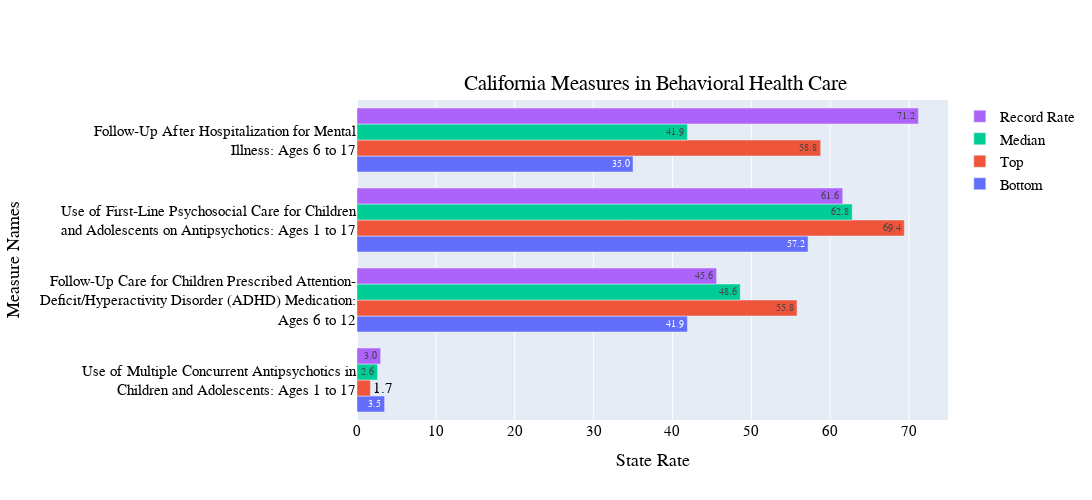

Notebook source saved alongside this figure:
### Code cell
bot=CA_BHC['Bottom']
top=CA_BHC['Top']
med=CA_BHC['Median']
sta=CA_BHC['StateRate']
mtype=CA_BHC['MeasureType']

state=CA_BHC['State'].unique()
state=state[0]
dom= CA_BHC['Domain'].unique()
dom=dom[0]



fig = go.Figure(data=[
    go.Bar(name='Bottom', x=CA_BHC['Bottom'], 
           y=CA_BHC['MeasureName'].apply(lambda txt: '<br>'.join(textwrap.wrap(txt, width=50))).tolist() ,
           orientation='h', 
           text=bot,textposition='auto',
           hoverinfo='skip',
           legendrank=4,),
    go.Bar(name='Top',  x=CA_BHC['Top'], 
           y=CA_BHC['MeasureName'].apply(lambda txt: '<br>'.join(textwrap.wrap(txt, width=50))).tolist() ,
           orientation='h',
           text=top,textposition='auto',
           hoverinfo='skip', 
           legendrank=3),
    go.Bar(name='Median',  x=CA_BHC['Median'], 
           y=CA_BHC['MeasureName'].apply(lambda txt: '<br>'.join(textwrap.wrap(txt, width=50))).tolist() ,
           orientation='h',
           text=med,textposition='auto',
           hoverinfo='skip',
           legendrank=2),
    go.Bar(name='Record Rate', x=CA_BHC['StateRate'], 
           y=CA_BHC['MeasureName'].apply(lambda txt: '<br>'.join(textwrap.wrap(txt, width=50))).tolist() ,
           orientation='h',
           text=sta,textposition='auto',
           hovertext= mtype+"_",
           hoverinfo="text",
           legendrank=1),
       
])
# Change the bar mode
fig.update_layout(barmode='group',width=1500,
    height=500, 
    title={
        'text': state+' Measures in '+dom,
        'y':0.85,
        'x':0.6,
        'xanchor': 'center',
        'yanchor': 'top'},
    xaxis_title="State Rate",
    yaxis_title="Measure Names",
    font=dict(
        family="Arial",
        size=15,
        color="Black"
       )
  
                )
#.apply(lambda txt: '<br>'.join(textwrap.wrap(txt, width=50)))

#fig.update_yaxes(y=CA_BHC['MeasureName'].apply(lambda txt: '<br>'.join(textwrap.wrap(txt, width=50))).tolist())
 
fig.show()

### Figure 1 — Plotly figure (JSON) as saved in the notebook; plotly's stock layout.template omitted (floating-point values rounded to 4 significant figures)
{"data": [{"hoverinfo": "skip", "legendrank": 4, "marker": {"colorscale": [[0, "#440154"], [0.1111, "#482878"], [0.2222, "#3e4989"], [0.3333, "#31688e"], [0.4444, "#26828e"], [0.5556, "#1f9e89"], [0.6667, "#35b779"], [0.7778, "#6ece58"], [0.8889, "#b5de2b"], [1, "#fde725"]]}, "name": "Bottom", "orientation": "h", "text": ["3.5", "41.9", "57.2", "35.0"], "textposition": "auto", "type": "bar", "x": [3.5, 41.9, 57.2, 35], "y": ["Use of Multiple Concurrent Antipsychotics in<br>Children and Adolescents: Ages 1 to 17", "Follow-Up Care for Children Prescribed Attention-<br>Deficit/Hyperactivity Disorder (ADHD) Medication:<br>Ages 6 to 12", "Use of First-Line Psychosocial Care for Children<br>and Adolescents on Antipsychotics: Ages 1 to 17", "Follow-Up After Hospitalization for Mental<br>Illness: Ages 6 to 17"]}, {"hoverinfo": "skip", "legendrank": 3, "name": "Top", "orientation": "h", "text": ["1.7", "55.8", "69.4", "58.8"], "textposition": "auto", "type": "bar", "x": [1.7, 55.8, 69.4, 58.8], "y": ["Use of Multiple Concurrent Antipsychotics in<br>Children and Adolescents: Ages 1 to 17", "Follow-Up Care for Children Prescribed Attention-<br>Deficit/Hyperactivity Disorder (ADHD) Medication:<br>Ages 6 to 12", "Use of First-Line Psychosocial Care for Children<br>and Adolescents on Antipsychotics: Ages 1 to 17", "Follow-Up After Hospitalization for Mental<br>Illness: Ages 6 to 17"]}, {"hoverinfo": "skip", "legendrank": 2, "name": "Median", "orientation": "h", "text": ["2.6", "48.6", "62.8", "41.9"], "textposition": "auto", "type": "bar", "x": [2.6, 48.6, 62.8, 41.9], "y": ["Use of Multiple Concurrent Antipsychotics in<br>Children and Adolescents: Ages 1 to 17", "Follow-Up Care for Children Prescribed Attention-<br>Deficit/Hyperactivity Disorder (ADHD) Medication:<br>Ages 6 to 12", "Use of First-Line Psychosocial Care for Children<br>and Adolescents on Antipsychotics: Ages 1 to 17", "Follow-Up After Hospitalization for Mental<br>Illness: Ages 6 to 17"]}, {"hoverinfo": "text", "hovertext": ["Lower rates are better for this measure_", "Higher rates are better for this measure_", "Higher rates are better for this measure_", "Higher rates are better for this measure_"], "legendrank": 1, "name": "Record Rate", "orientation": "h", "text": ["3.0", "45.6", "61.6", "71.2"], "textposition": "auto", "type": "bar", "x": ["3.0", "45.6", "61.6", "71.2"], "y": ["Use of Multiple Concurrent Antipsychotics in<br>Children and Adolescents: Ages 1 to 17", "Follow-Up Care for Children Prescribed Attention-<br>Deficit/Hyperactivity Disorder (ADHD) Medication:<br>Ages 6 to 12", "Use of First-Line Psychosocial Care for Children<br>and Adolescents on Antipsychotics: Ages 1 to 17", "Follow-Up After Hospitalization for Mental<br>Illness: Ages 6 to 17"]}], "layout": {"barmode": "group", "font": {"color": "Black", "family": "Arial", "size": 15}, "height": 500, "title": {"text": "California Measures in Behavioral Health Care", "x": 0.6, "xanchor": "center", "y": 0.85, "yanchor": "top"}, "width": 1500, "xaxis": {"title": {"text": "State Rate"}}, "yaxis": {"scaleanchor": "x", "scaleratio": 10, "title": {"text": "Measure Names"}}}}
